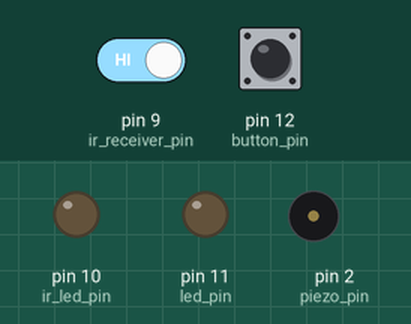
A sketch run on a simulated Arduino Uno, built with avr-gcc and run on an emulated ATmega328P. Parts: output pins drawn as LEDs (lit = HIGH), buzzer (waves = sounding). The inputs (shaded band) are chosen by the test bench; at power-on: pin 9 (ir_receiver_pin) HIGH, pin 12 (button_pin) LOW.

Above: at 1.8 s.
1.9 s: pin 9 (ir_receiver_pin) driven LOW
At 2.07 s:
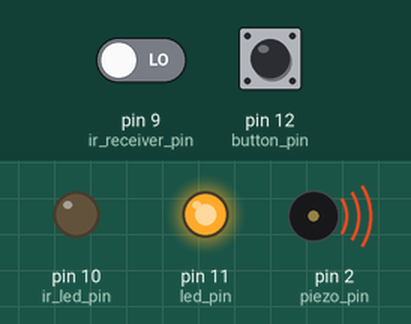
4.9 s: pin 9 (ir_receiver_pin) driven HIGH
At 6.1 s:
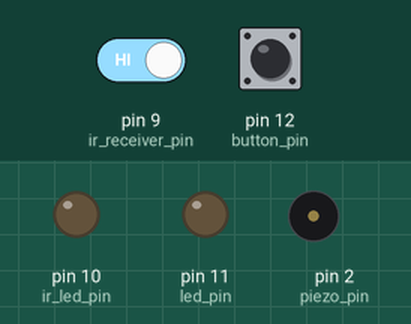
6.4 s: pin 12 (button_pin) pulled HIGH for 1 s
At 6.96 s:
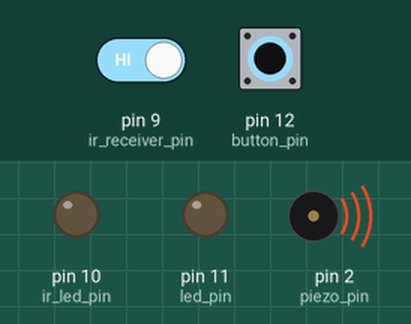
9.4 s: pin 12 (button_pin) pulled HIGH for 3.2 s
At 13.4 s:
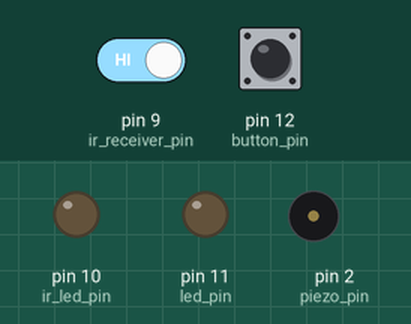
Timing chart, 0 to 14.9 s (numbered marks = the images above; inputs shaded):
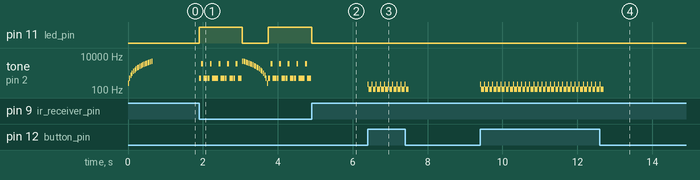

The sketch:

Sketch_5_V2.ino
```cpp
//Sketch_5
/* This program goes with Lab 5 of the OpenTag laser tag tutorial.
It plays a basic game of free for all laser tag. A player is out
if they get tagged 5 times.
We add a piezo speaker to this code to make sounds when you send a
tag, receive a tag, can't tag, and are out.
*/


#include <TimerOne.h>
//TimerOne will make it easy to pule an infrared LED 38,000 times
//a second

// Variables (nicknames for pins)
int button_pin = 12;
int led_pin = 11;
int ir_led_pin = 10;
int ir_receiver_pin = 9;
int piezo_pin = 2;

//you start with 5 health.
int health = 5;

void setup() {
  //first, start up TimerOne. We want it to pulse
  //38,000 times a second, which is about once every 26 milliseconds
  Timer1.initialize(26);

  //tell the arduino if a pin is input/output
  pinMode( button_pin, INPUT);
  pinMode(led_pin, OUTPUT);
  pinMode(ir_led_pin, OUTPUT);
  pinMode(ir_receiver_pin, INPUT);
  pinMode(piezo_pin, OUTPUT);

  //startup noise
  int count = 0;
      for (count = 1; count < 20; count++){
        //start with the highest note. Since I'm using 20 notes,
        //I want to have each note go lower in pitch by
        //5000/20 = 250 (since my highest note is 5000)
        //I want to multiply my count by 250. To do that, I use
        //the * symbol, which stands for multiplication in the
        //arduino programming language.
        tone(piezo_pin, count*250);
        delay(25);
        noTone(piezo_pin);
        delay(10);
      }
}

void loop() {
  int button_state = digitalRead( button_pin );   //read button
  if (button_state == HIGH) {           //if the button is pushed
    if (health > 0){                    //if we have health
      Timer1.pwm(ir_led_pin, 512);      //send pulse
      delay(10);                        //delay for 10 milliseconds
      Timer1.disablePwm(ir_led_pin);    //turn off Timer One
      /*******
      now we want to make a sound to indicate that we are
      sending a tag. To tell the arduino to play a sound on the
      piezo we attached to the piezo_pin, we use the tone function.
      This function is build into arduino. The tone function
      needs to know what pin the piezo is connected to and what
      pitch the sound should be. The pitches can as high as
      5,000 vibrations per second and as low as 31. You can
      experiment with different values and choose the pitch
      that sounds good to you. We are going to start with having
      the arduino make a high pitched sound when you send a tag
      */
      tone(piezo_pin, 5000);           //make a high pitched sound
      delay(25);                       //wait for 0.025 seconds
      noTone(piezo_pin);               //stop making sound
      delay(25);                       //wait for a little bit
    }
    else{                              //if we don't have health
      /********
      So, if we don't have enough health, make a different sound
      We can make a lower pitched sound to make it sound
      different then the sending tag code. In fact, we can have
      two different notes play to make it sound cooler
      */
      tone(piezo_pin, 220);           //play first sound
      delay(25);
      noTone(piezo_pin);
      delay(10);                      //add a delay between notes
      tone(piezo_pin, 110);           //play second sound
      delay(75);                      //play second sound longer
      noTone(piezo_pin);
    }
  }

  //now, we want to see if we are getting tagged
  int ir_receiver_state = digitalRead(ir_receiver_pin);
  //if the receiver sees something, it will send a LOW or 0 signal
  if (ir_receiver_state == 0){
    //when we are tagged, we lose 1 health.
    health = health - 1;

    //turn on LED to also indicate that we were tagged
    digitalWrite(led_pin, HIGH);    //turn LED on

    /*****
    We also want to make a sound to indicate that we have
    received a tag. Let's make it make three sounds this time.
    */
    tone(piezo_pin, 500);          //play first sound
    delay(50);
    noTone(piezo_pin);
    delay(10);
    tone(piezo_pin, 3500);           //play second sound
    delay(50);
    noTone(piezo_pin);
    delay(10);
    tone(piezo_pin, 500);          //play third sound
    delay(100);
    noTone(piezo_pin);              //stop playing sound
    delay(10);


    digitalWrite(led_pin, LOW);     //then turn LED off

    /******
    If we don't have any health left, we want to make another
    sound to indicate that we don't have any health left
    I want it to play 20 notes from across the pitches the
    arduino can play. However, I don't
    want to copy and paste the same code 20 times. Can't we write
    some code that does the same thing over again a few times?
    I mean, we have a mail loop, can't we have a smaller one?
    Yes!
    It's called a for loop. A for loop basically tells the arduino
    do do something a certain number of times. You are telling the
    arduino to count between two numbers, and every time it counts
    it does a specific thing.
    */
    if (health == 0){              //if we are out of health
      /*
      first, we need to tell the arduino what number to start
      counting from. We are going to have the arduino count down
      from 20. So to start, we create a variable for the arduino
      to keep track of what number it counted to
      Now that we know where the arduino should count to, we need
      to tell it when to stop. We want to stop counting when the
      count is 0. So, we will say to keep counting as long as the
      count is greater than 0. This is the second part of the for
      loop.
      The final part is to tell the arduino if we are counting
      up or counting down. To count up, we put two + simbols.
      To count down, we put two - symbols.
      when you put it all together, the command looks like this:
      for(variable we count with; when to stop counting; count up or
      count down)
      So, here's the for loop, below
      */
      int count = 0;
      for (count = 20; count > 0; count--){
        //start with the highest note. Since I'm using 20 notes,
        //I want to have each note go lower in pitch by
        //5000/20 = 250 (since my highest note is 5000)
        //I want to multiply my count by 250. To do that, I use
        //the * symbol, which stands for multiplication in the
        //arduino programming language.
        tone(piezo_pin, count*250);
        delay(25);
        noTone(piezo_pin);
        delay(10);
      }
    }
  }
}
//Xyri mr ribx xmqi. Wii alex M hmh xlivi? Xyri.
```

Measured:
- after the input at 1.9 s, pin 11 (led_pin): LOW → HIGH at once, → LOW 1.2 s later, → HIGH 0.70 s later; tone on pin 2 (piezo_pin): plays 500 Hz for 0.05 s, 3500 Hz for 0.05 s, 500 Hz for 0.10 s, 500 Hz for 0.05 s, 3500 Hz for 0.05 s, 500 Hz for 0.10 s … (50 notes in this stretch), starting at once
- after the input at 4.9 s, pin 11 (led_pin): HIGH → LOW at once; tone on pin 2 (piezo_pin): stops changing and stays silent
- after the input at 6.4 s, tone on pin 2 (piezo_pin): silent → 220 Hz at once, then repeats every 0.11 s: silent 0.01 s, 110 Hz 0.08 s, 220 Hz 0.03 s, until it stays silent from 7.5 s
- after the input at 9.4 s, tone on pin 2 (piezo_pin): silent → 220 Hz at once, then repeats every 0.11 s: silent 0.01 s, 110 Hz 0.08 s, 220 Hz 0.03 s, until it stays silent from 12.7 s
